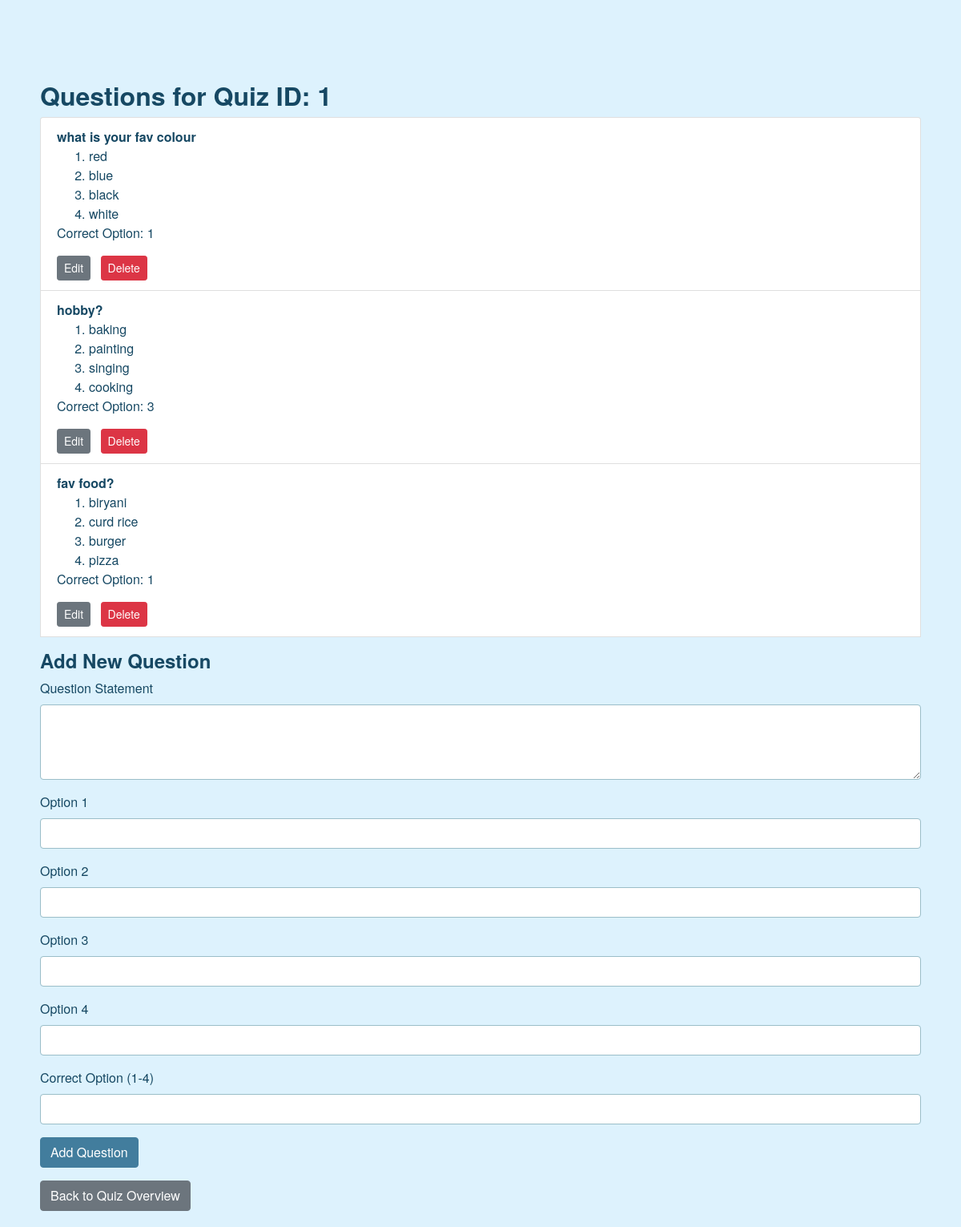
The app's page /admin/questions/1 (signed in) with its own data.
### controllers/models.py (models this page shows, shortened)
class Quiz(db.Model):
    __tablename__ = 'quizzes'
    id = db.Column(db.Integer, primary_key=True)
    chapter_id = db.Column(db.Integer, db.ForeignKey('chapters.id'), nullable=False)
    date_of_quiz = db.Column(db.DateTime, nullable=False)
    time_duration = db.Column(db.String(50), nullable=False)  # Format: "HH:MM"
    remarks = db.Column(db.Text)
    questions = db.relationship('Question', backref='quiz',lazy=True)
    scores = db.relationship('Score', backref='quiz', lazy=True)

class Question(db.Model):
    __tablename__ = 'questions'
    id = db.Column(db.Integer, primary_key=True)
    quiz_id = db.Column(db.Integer, db.ForeignKey('quizzes.id'), nullable=False)
    question_statement = db.Column(db.Text, nullable=False)
    option1 = db.Column(db.String(255), nullable=False)
    option2 = db.Column(db.String(255), nullable=False)
    option3 = db.Column(db.String(255), nullable=False)
    option4 = db.Column(db.String(255), nullable=False)
    correct_option = db.Column(db.Integer, nullable=False)  # 1-4 representing correct option

### controllers/admin_routes.py (the view)
    @app.route('/admin/questions/<int:quiz_id>')
    def admin_questions(quiz_id):
        if 'user_id' not in session or session.get('role') != 'Admin':
            flash("Access denied.", "danger")
            return redirect(url_for('login'))
        quiz = Quiz.query.get_or_404(quiz_id)
        questions = Question.query.filter_by(quiz_id=quiz_id).all()
        return render_template('admin_questions.html', quiz=quiz, questions=questions)

### templates/admin_questions.html (shortened to what this page needs)
{% extends 'base.html' %}
{% block content %}
<div class="container mt-4">
  <h2>Questions for Quiz ID: {{ quiz.id }}</h2>
  <ul class="list-group mb-3">
    {% for q in questions %}
      <li class="list-group-item">
        <strong>{{ q.question_statement }}</strong>
        <ol>
          <li>{{ q.option1 }}</li>
          <li>{{ q.option2 }}</li>
          <li>{{ q.option3 }}</li>
          <li>{{ q.option4 }}</li>
        </ol>
        <p>Correct Option: {{ q.correct_option }}</p>
        <div>
          <a href="#edit-question-{{ q.id }}" class="btn btn-sm btn-secondary mr-2">Edit</a>
          <form method="POST" action="{{ url_for('delete_question', question_id=q.id) }}" style="display:inline;">
            <button type="submit" class="btn btn-sm btn-danger">Delete</button>
          </form>
        </div>
      </li>
    {% else %}
      <li class="list-group-item">No questions available.</li>
    {% endfor %}
  </ul>
  <h4>Add New Question</h4>
  <form method="POST" action="{{ url_for('add_question', quiz_id=quiz.id) }}">
    <div class="form-group">
      <label>Question Statement</label>
      <textarea
        name="question_statement"
        class="form-control mb-2"
        rows="3"
        required
      ></textarea>
    </div>
    <div class="form-group">
      <label>Option 1</label>
      <input type="text" name="option1" class="form-control mb-2" required>
    </div>
    <div class="form-group">
      <label>Option 2</label>
      <input type="text" name="option2" class="form-control mb-2" required>
    </div>
    <div class="form-group">
      <label>Option 3</label>
      <input type="text" name="option3" class="form-control mb-2" required>
    </div>
    <div class="form-group">
      <label>Option 4</label>
      <input type="text" name="option4" class="form-control mb-2" required>
    </div>
    <div class="form-group">
      <label>Correct Option (1-4)</label>
      <input
        type="number"
        name="correct_option"
        class="form-control mb-2"
        min="1"
        max="4"
        required
      >
    </div>
    <button type="submit" class="btn btn-success">Add Question</button>
  </form>
  <a href="{{ url_for('admin_quiz_overview') }}" class="btn btn-secondary mt-3">Back to Quiz Overview</a>
</div>
{% endblock %}

### static/styles.css (style rules this page uses)
body { background-color: #DDF2FD; font-family: 'Helvetica Neue', Helvetica, Arial, sans-serif; color: #164863; margin: 0; padding: 0; }
.container { padding: 20px; margin-top: 20px; }
h1, h2, h3, h4, h5, h6 { color: #164863; font-weight: bold; }
.form-control { border: 1px solid #9BBEC8; border-radius: 4px; padding: 10px; box-shadow: none; }
.btn-success { background-color: #427D9D; border-color: #427D9D; color: #FFFFFF; }

### records on screen
Quiz: id "1"
Question: question_statement "what is your fav colour", option1 "red", option2 "blue", option3 "black", option4 "white", correct_option "1"
Question: question_statement "hobby?", option1 "baking", option2 "painting", option3 "singing", option4 "cooking", correct_option "3"
Question: question_statement "fav food?", option1 "biryani", option2 "curd rice", option3 "burger", option4 "pizza", correct_option "1"
